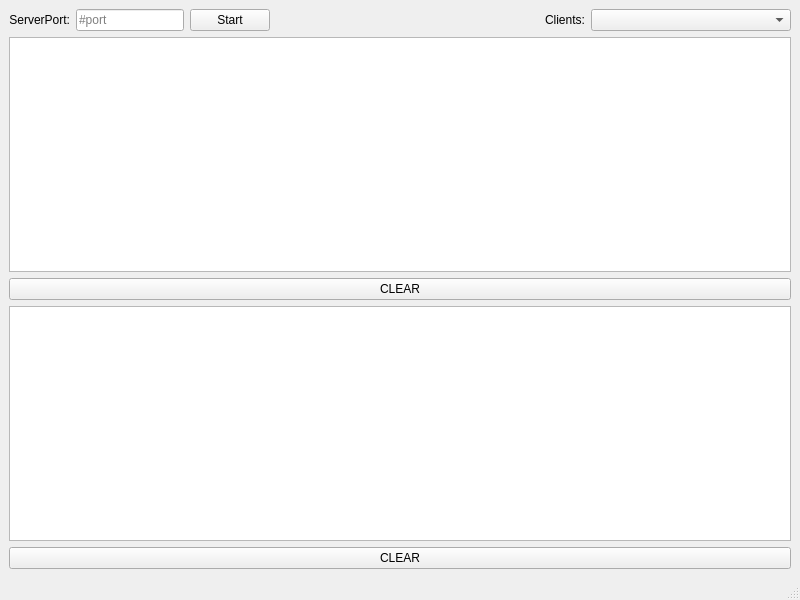
<?xml version="1.0" encoding="UTF-8"?>
<ui version="4.0">
 <class>CMainWindow</class>
 <widget class="QMainWindow" name="CMainWindow">
  <property name="geometry">
   <rect>
    <x>0</x>
    <y>0</y>
    <width>800</width>
    <height>600</height>
   </rect>
  </property>
  <property name="windowTitle">
   <string>Chat Server</string>
  </property>
  <widget class="QWidget" name="centralwidget">
   <layout class="QVBoxLayout" name="verticalLayout_2">
    <item>
     <layout class="QHBoxLayout" name="horizontalLayout">
      <item>
       <widget class="QLabel" name="lb_serverPort">
        <property name="text">
         <string>ServerPort:</string>
        </property>
        <property name="alignment">
         <set>Qt::AlignRight|Qt::AlignTrailing|Qt::AlignVCenter</set>
        </property>
       </widget>
      </item>
      <item>
       <widget class="QLineEdit" name="le_serverPort">
        <property name="sizePolicy">
         <sizepolicy hsizetype="Fixed" vsizetype="Fixed">
          <horstretch>0</horstretch>
          <verstretch>0</verstretch>
         </sizepolicy>
        </property>
        <property name="placeholderText">
         <string>#port</string>
        </property>
       </widget>
      </item>
      <item>
       <widget class="QPushButton" name="pb_startStop">
        <property name="text">
         <string>Start</string>
        </property>
       </widget>
      </item>
      <item>
       <spacer name="horizontalSpacer">
        <property name="orientation">
         <enum>Qt::Horizontal</enum>
        </property>
        <property name="sizeHint" stdset="0">
         <size>
          <width>458</width>
          <height>20</height>
         </size>
        </property>
       </spacer>
      </item>
      <item>
       <widget class="QLabel" name="lb_clients">
        <property name="text">
         <string>Clients:</string>
        </property>
       </widget>
      </item>
      <item>
       <widget class="QComboBox" name="cb_clients">
        <property name="sizePolicy">
         <sizepolicy hsizetype="Fixed" vsizetype="Fixed">
          <horstretch>0</horstretch>
          <verstretch>0</verstretch>
         </sizepolicy>
        </property>
        <property name="minimumSize">
         <size>
          <width>200</width>
          <height>0</height>
         </size>
        </property>
       </widget>
      </item>
     </layout>
    </item>
    <item>
     <layout class="QVBoxLayout" name="verticalLayout">
      <item>
       <widget class="QListWidget" name="lw_logs"/>
      </item>
      <item>
       <widget class="QPushButton" name="pb_clearLogs">
        <property name="text">
         <string>CLEAR</string>
        </property>
       </widget>
      </item>
      <item>
       <widget class="QListWidget" name="lw_chats"/>
      </item>
      <item>
       <widget class="QPushButton" name="pb_clearChats">
        <property name="text">
         <string>CLEAR</string>
        </property>
       </widget>
      </item>
     </layout>
    </item>
   </layout>
  </widget>
  <widget class="QMenuBar" name="menubar">
   <property name="geometry">
    <rect>
     <x>0</x>
     <y>0</y>
     <width>800</width>
     <height>22</height>
    </rect>
   </property>
  </widget>
  <widget class="QStatusBar" name="statusbar"/>
 </widget>
 <resources/>
 <connections/>
</ui>
